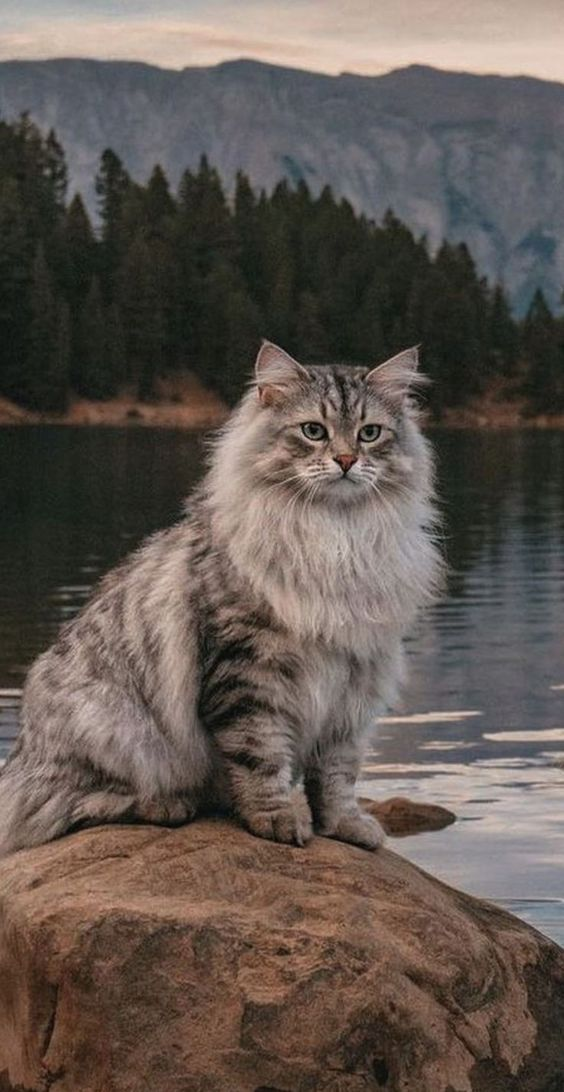
#> input picture F55121087_Asriani_C_Tugas 4 PCD/Gambar asli/Median_min_max.jpg, 564 x 1092 px, found by its file name
$ python max_filter.py
#> lines starting #> are read from the running program, lines starting #| are printed output that depends on the picture
import cv2
import numpy as np

img = cv2.imread('Gambar asli/Median_min_max.jpg')
#> img is the input picture: shape (1092, 564, 3); mean B, G, R 80.8, 87.3, 97.4

max_filter = cv2.dilate(img, np.ones((3,3), np.uint8))
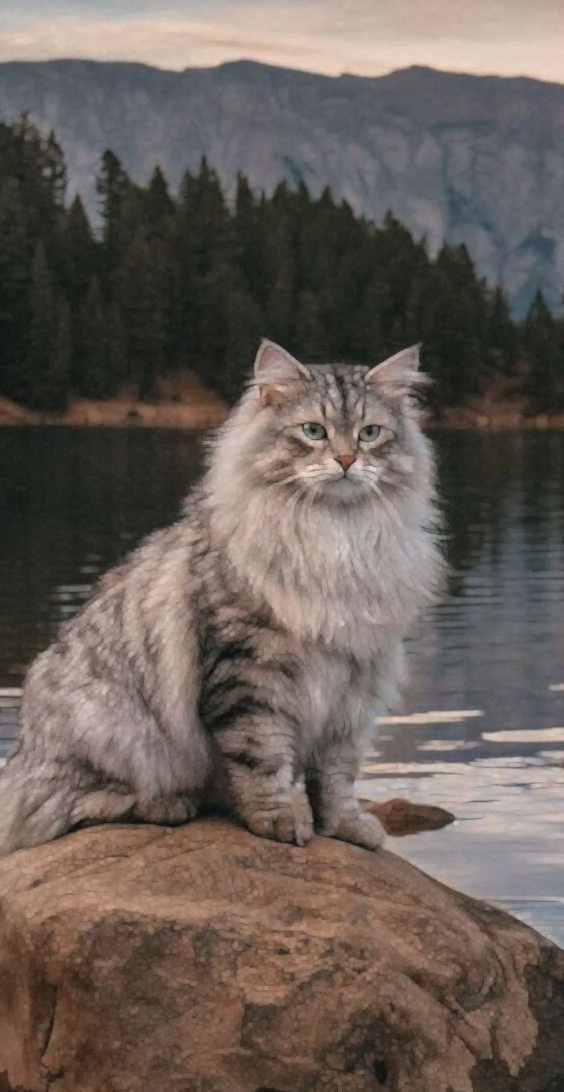
#> max_filter: shape (1092, 564, 3); mean B, G, R 88.2, 94.7, 104.9

cv2.imshow('Gambar Asli', img)
cv2.imshow('Hasil Max Filter', max_filter)

cv2.imwrite('hasil_Max_filter.png', max_filter)

cv2.waitKey(0)
cv2.destroyAllWindows()

$ run again, with F55121087_Asriani_C_Tugas 4 PCD/Gambar asli/Butterworth Highpass Filter & Gaussian Highpass Filter.jpg copied over F55121087_Asriani_C_Tugas 4 PCD/Gambar asli/Median_min_max.jpg
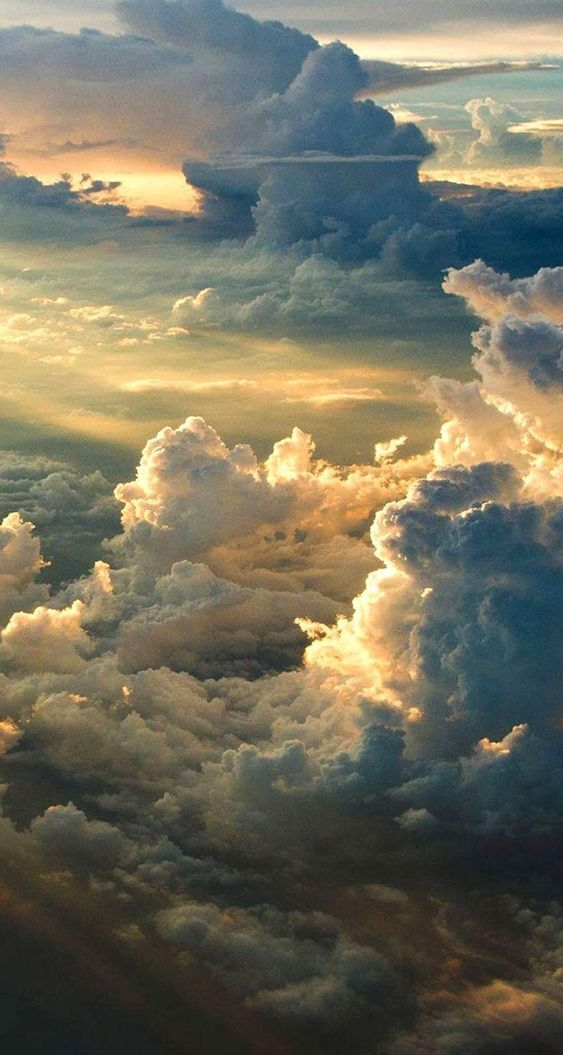
#> input picture F55121087_Asriani_C_Tugas 4 PCD/Gambar asli/Butterworth Highpass Filter & Gaussian Highpass Filter.jpg, 563 x 1055 px, found by its file name
#> img is the input picture: shape (1055, 563, 3); mean B, G, R 94.5, 112.1, 115.8
#> `max_filter = cv2.dilate(img, np.ones((3,3), np.uint8))`:
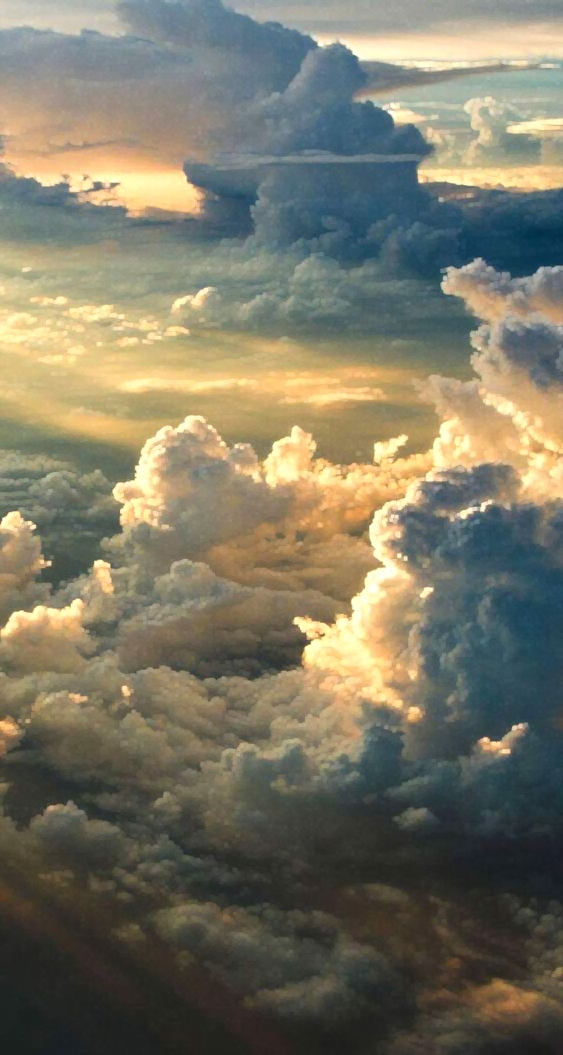
#> max_filter: shape (1055, 563, 3); mean B, G, R 100.7, 118.5, 122.5

$ run again, with F55121087_Asriani_C_Tugas 4 PCD/Gambar asli/DFT.jpg copied over F55121087_Asriani_C_Tugas 4 PCD/Gambar asli/Median_min_max.jpg
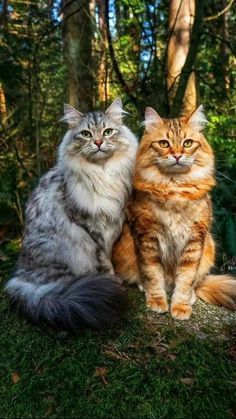
#> input picture F55121087_Asriani_C_Tugas 4 PCD/Gambar asli/DFT.jpg, 236 x 419 px, found by its file name
#> img is the input picture: shape (419, 236, 3); mean B, G, R 54.2, 77.2, 79.6
#> `max_filter = cv2.dilate(img, np.ones((3,3), np.uint8))`:
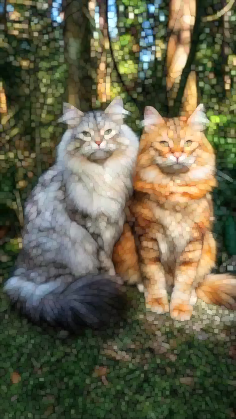
#> max_filter: shape (419, 236, 3); mean B, G, R 76, 99.4, 102

$ run again, with F55121087_Asriani_C_Tugas 4 PCD/Gambar asli/FFT.jpg copied over F55121087_Asriani_C_Tugas 4 PCD/Gambar asli/Median_min_max.jpg
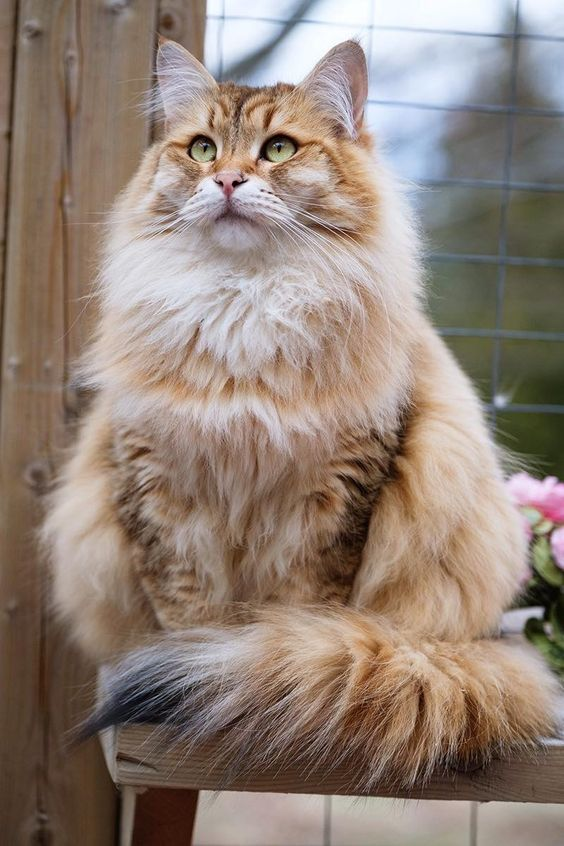
#> input picture F55121087_Asriani_C_Tugas 4 PCD/Gambar asli/FFT.jpg, 564 x 846 px, found by its file name
#> img is the input picture: shape (846, 564, 3); mean B, G, R 119.4, 130, 145.9
#> `max_filter = cv2.dilate(img, np.ones((3,3), np.uint8))`:
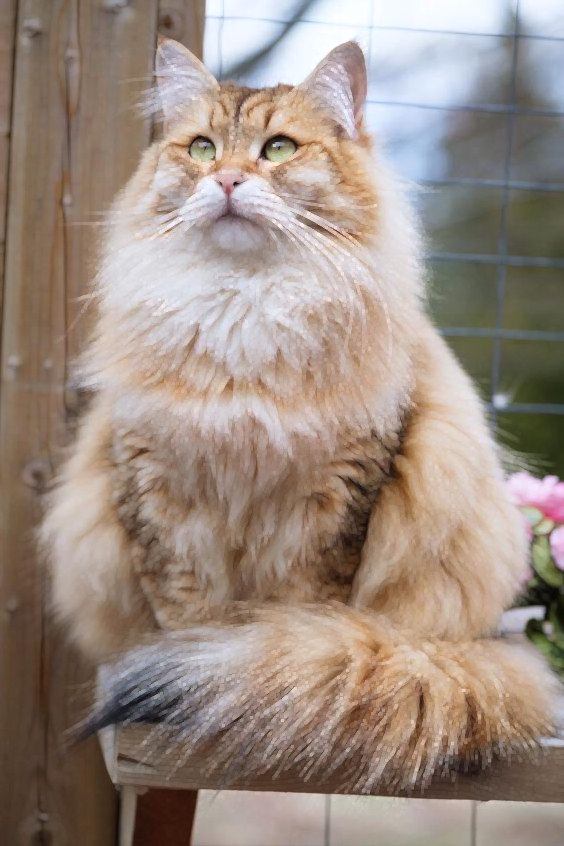
#> max_filter: shape (846, 564, 3); mean B, G, R 130.1, 140.3, 156.1
